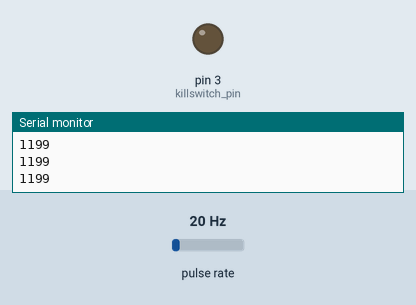
Recording of a sketch running on a simulated Arduino Uno, built with avr-gcc and run on an emulated ATmega328P. On the bench: output pins drawn as LEDs (lit = HIGH), the last lines printed to the serial monitor. Wiring (inferred from the names in the program): pulse sensor: data pin 2. Inputs (shaded band) come from the test bench; at power-on: pulse rate 20 Hz.

Above: at 1.2 s.
1.3 s: pulse rate (sensor on pin 2) set to 100 Hz
4.3 s: pulse rate (sensor on pin 2) set to 196 Hz
At 5.63 s:
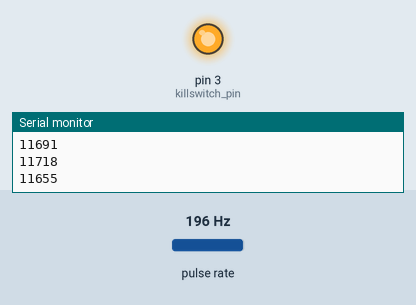
Timing chart, 0 to 7.3 s (numbered marks = the images above; inputs shaded):
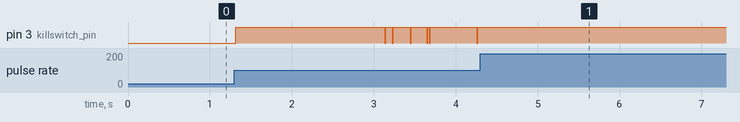

The sketch:

revsafe.ino
```cpp
/* JSR Rev-Safe
 *
 *  Set "Processor" to "ATmega328P (Old Bootloader)"
 *  Change redline by editing max_rpm variable
 *  Serial port is 115200 baud
 *  Use "Serial Plotter" to live-view engine RPM
 *
 *  3-pin waterproof plug:
 *    Red wire - 12v
 *    Black wire - ground
 *    White wire - ground path for kill switch
 *
 *  Audio jack:
 *    Red wire - supplies 5v to hall sensor
 *    Uninsulated wire - ground
 *    White wire - signal from hall sensor
 *
 *  Spade connector:
 *    Connect to kill switch wire
 */

#include <avr/sleep.h>

const int sensor_pin = 2; // only pins 2 & 3 support interrupts
const int killswitch_pin = 3;
const int max_rpm = 4800;
const unsigned long print_every = 100; // ms
const unsigned long sleep_after = 10000; // ms
volatile unsigned long prev_trigger = 0;
volatile unsigned long last_trigger = 0;
volatile unsigned long last_trigger_ms = 0;

void setup() {
  pinMode(killswitch_pin, OUTPUT);
  pinMode(sensor_pin, INPUT_PULLUP);
  attachInterrupt(digitalPinToInterrupt(sensor_pin), sensor_trigger, FALLING);
  Serial.begin(115200);
}

void sensor_trigger(void) {
  prev_trigger = last_trigger;
  last_trigger = micros();
  last_trigger_ms = millis();
}

long rpm() {
  static long last_rpm;
  unsigned long now = micros();

  // cope with micros() wrap-around
  if (last_trigger > now)
    last_trigger = 0;
  if (prev_trigger > last_trigger)
    prev_trigger = 0;

  unsigned long elapsed_us = last_trigger - prev_trigger;
  if (elapsed_us == 0)
    return last_rpm;

  // rpm is less than half what it was last time: just assume we've stopped
  if (now - last_trigger > elapsed_us*2) {
    last_rpm = 0;
    return 0;
  }

  // rpm is slowing down, so just linearly drop the estimate until we see the magnet again
  if (now - last_trigger > elapsed_us)
    elapsed_us = now - last_trigger;

  // revs-per-min = mins-per-us / us-per-rev
  last_rpm = 60000000 / elapsed_us;

  return last_rpm;
}

void kill() {
  killstate(HIGH);
}

void revive() {
  killstate(LOW);
}

void killstate(int state) {
  static int kill_state = 42; // neither HIGH nor LOW
  if (kill_state == state)
    return;
  digitalWrite(killswitch_pin, state);
  kill_state = state;
}

// https://thekurks.net/blog/2018/1/24/guide-to-arduino-sleep-mode
void sleep() {
  sleep_enable();
  attachInterrupt(digitalPinToInterrupt(sensor_pin), wakeup, FALLING);
  set_sleep_mode(SLEEP_MODE_PWR_DOWN);
  sleep_cpu();
}

void wakeup() {
  sleep_disable();
  last_trigger_ms = millis(); // don't immediately go back to sleep
  attachInterrupt(digitalPinToInterrupt(sensor_pin), sensor_trigger, FALLING);
}

void loop() {
  static unsigned long last_print = 0;

  if (millis() > last_print + print_every) {
    last_print = millis();
    Serial.println(rpm());
  }

  if (rpm() > max_rpm)
    kill();
  else
    revive();

  if (millis() > last_trigger_ms + sleep_after)
    sleep();
}
```

Measured:
- after the input at 4.3 s, pin 3 (killswitch_pin): stops changing and stays HIGH
